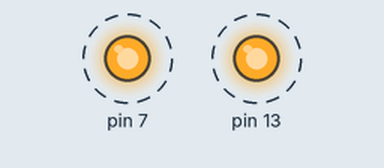
Recording of a sketch running on a simulated Arduino Uno, built with avr-gcc and run on an emulated ATmega328P. On the bench: output pins drawn as LEDs (lit = HIGH). Dashed ring = blinking.

Above: at 0.5 s.
Timing chart, 0 to 4.6 s (numbered marks = the images above):
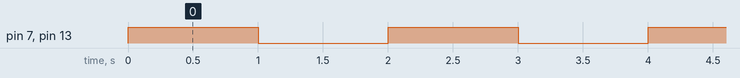

Measured:
- by itself, pin 7, pin 13: alternates HIGH for 1.0 s and LOW for 1.0 s

The sketch:

BlinkingOfAnLEDUsingBuzzer.ino
```cpp
void setup() {
  pinMode(13,OUTPUT);
  pinMode(7,OUTPUT);


}

void loop() {
  digitalWrite(13,HIGH);
  digitalWrite(7,HIGH);
  delay(1000);
  digitalWrite(13,LOW);
  digitalWrite(7,LOW);
  delay(1000);

}
```
